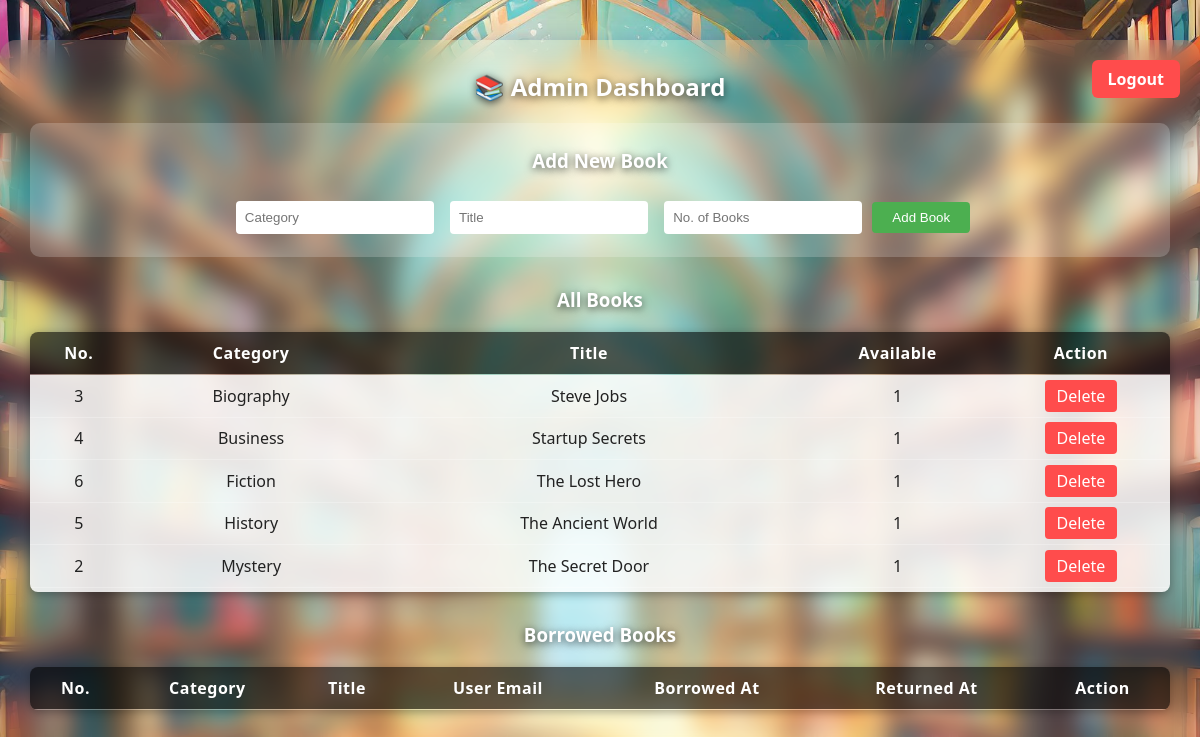
Page /admin_dashboard.php (signed in) on the committed database.
### tables this page shows
CREATE TABLE IF NOT EXISTS books (
    id INT AUTO_INCREMENT PRIMARY KEY,
    category VARCHAR(100) NOT NULL,
    title VARCHAR(255) NOT NULL,
    author VARCHAR(255) NOT NULL,
    number_of_books INT NOT NULL DEFAULT 1,
    available_books TINYINT(1) NOT NULL DEFAULT 1,
    created_at DATETIME DEFAULT CURRENT_TIMESTAMP
);

### admin_dashboard.php (the view, shortened to what this page needs)
<?php
include 'db.php';
$books = $conn->query("SELECT * FROM books ORDER BY category, title");
?>
<!DOCTYPE html>
<html>
<head>
</head>
<body>
<div class="container">
    <a href="logout.php" class="logout">Logout</a>
    <h2>📚 Admin Dashboard</h2>
    <div class="form-section">
        <h3>Add New Book</h3>
        <form method="post">
            <input type="text" name="category" placeholder="Category" required>
            <input type="text" name="title" placeholder="Title" required>
            <input type="number" name="number_of_books" placeholder="No. of Books" min="1" required>
            <input type="submit" name="add_book" value="Add Book">
        </form>
    </div>
    <h3>All Books</h3>
    <div class="table-container">
        <table>
            <tr>
                <th>No.</th>
                <th>Category</th>
                <th>Title</th>
                <th>Available</th>
                <th>Action</th>
            </tr>
            <?php while ($book = $books->fetch_assoc()): ?>
            <tr>
                <tr>
                <td><?= $book['number_of_books'] ?></td>
                <td><?= htmlspecialchars($book['category']) ?></td>
                <td><?= htmlspecialchars($book['title']) ?></td>
                <td><?= $book['available_books'] ?></td>
                <td>
                    <a class="action-btn"
                       href="?delete_book=<?= $book['id'] ?>"
                       onclick="return confirm('Delete this book?')">Delete</a>
                </td>
            </tr>
            <?php endwhile; ?>
        </table>
    </div>
<h3>Borrowed Books</h3>
<div class="table-container">
    <table>
        <tr>
            <th>No.</th>
            <th>Category</th>
            <th>Title</th>
            <th>User Email</th>
            <th>Borrowed At</th>
            <th>Returned At</th>
            <th>Action</th>
        </tr>
        </table>
    </div>
</div>
</body>
</html>

### admin_dashboard.php (style rules this page uses)
body { margin:0; font-family: 'Segoe UI', Arial, sans-serif; background: url('magical-library.avif') no-repeat center center fixed; background-size: cover; color: #fff; }
.container { max-width: 1200px; margin: 40px auto; padding: 20px 30px; border-radius: 16px; background: rgba(255,255,255,0.12); box-shadow: 0 8px 32px rgba(31,38,135,0.37); backdrop-filter: blur(12px); position: relative; }
h2,h3 { text-align:center; text-shadow:0 2px 8px rgba(0,0,0,0.7); margin-top: 10px; margin-bottom: 20px; }
a.logout { position: absolute; top: 20px; right: 20px; background: #ff4c4c; color: white; padding: 8px 16px; text-decoration: none; border-radius: 6px; font-weight: bold; transition: background 0.3s; }
.form-section { background: rgba(255,255,255,0.2); color: #fff; padding: 15px; margin-bottom: 30px; border-radius: 10px; text-align: center; }
.form-section input[type=text], .form-section input[type=number] { padding: 8px; margin: 8px 6px; width: 180px; border: 1px solid rgba(255,255,255,0.3); border-radius: 4px; }
.form-section input[type=submit] { padding: 8px 20px; background: #4CAF50; color: white; border: none; border-radius: 4px; cursor: pointer; transition: background 0.3s; }
.table-container { max-height: 260px; overflow-y: auto; border-radius: 8px; margin-bottom: 30px; box-shadow: 0 2px 10px rgba(0,0,0,0.3); }
table { width: 100%; border-collapse: collapse; min-width: 650px; }
th, td { padding: 10px 12px; text-align: center; border-bottom: 1px solid rgba(255,255,255,0.25); }
th { background: rgba(0,0,0,0.6); color: #fff; position: sticky; top: 0; font-weight: 600; letter-spacing: 0.5px; }
td { background: rgba(255,255,255,0.85); color: #222; }
.action-btn { padding: 5px 12px; text-decoration: none; color: #fff; background: #ff4c4c; border-radius: 4px; transition: background 0.3s; }

### rows in the picture
books: number_of_books "3", category "Biography", title "Steve Jobs", available_books "1"
books: number_of_books "4", category "Business", title "Startup Secrets", available_books "1"
books: number_of_books "6", category "Fiction", title "The Lost Hero", available_books "1"
books: number_of_books "5", category "History", title "The Ancient World", available_books "1"
books: number_of_books "2", category "Mystery", title "The Secret Door", available_books "1"
